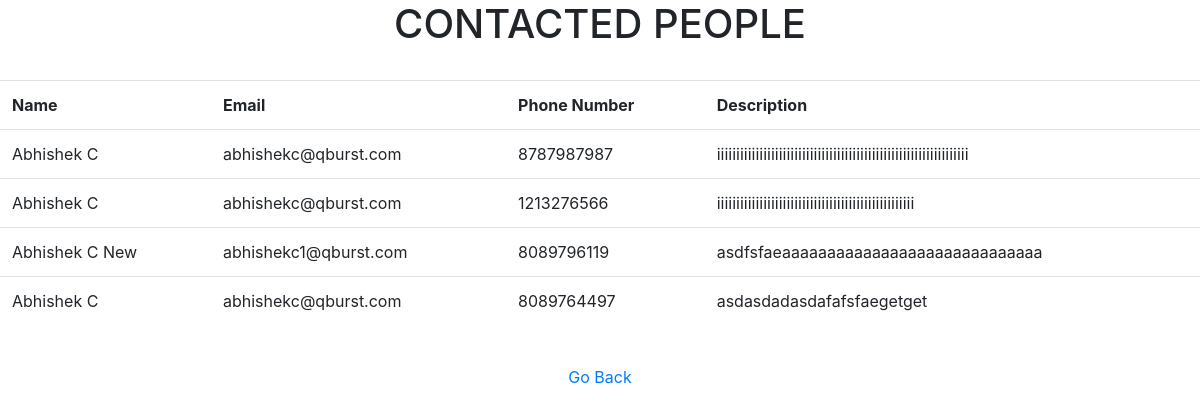
/show/, run on an earlier commit of the app's database.
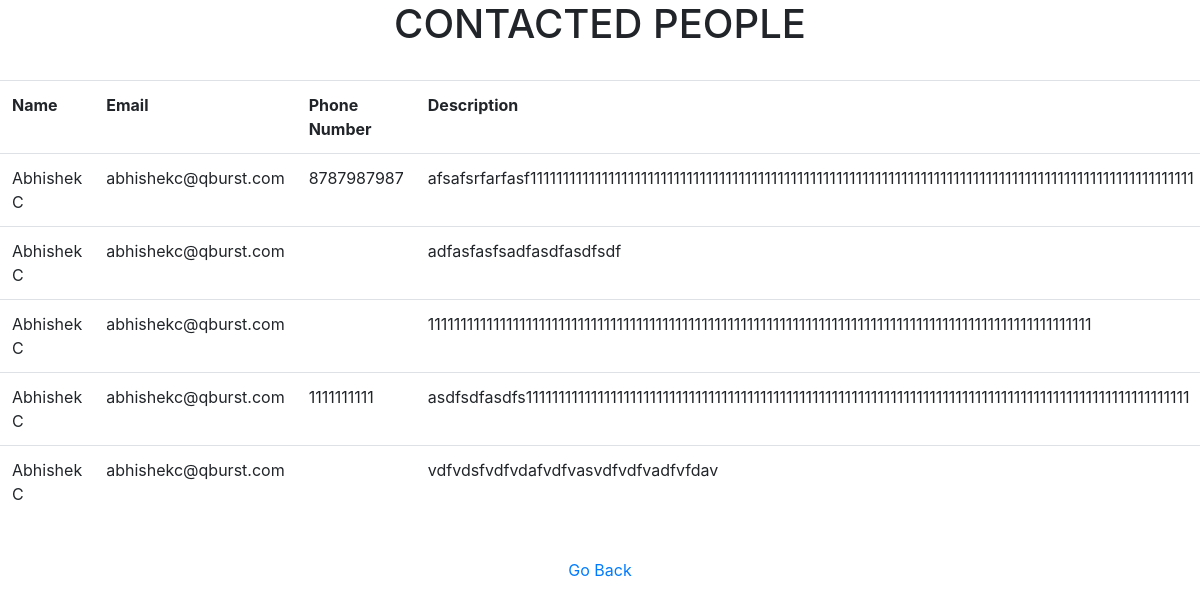
And on a later commit of the database.
### contactus/models.py (models this page shows, shortened)
class ContactUs(models.Model):
    name=models.CharField(max_length=100)
    email=models.EmailField()
    phoneno=models.CharField(max_length=11, blank=True, null=True)
    description=models.TextField(max_length=200)

### contactus/views.py (the view)
# urls.py: path('show/', views.show, name="show"),
def show(request):
    contactus = ContactUs.objects.all
    return render(request, 'contactus/show.html', {'contactus': contactus})

### contactus/templates/contactus/show.html (shortened to what this page needs)
{% load static %}
<!DOCTYPE html>
<html lang="en">
  <head>
    <link rel="stylesheet" href="https://cdn.jsdelivr.net/npm/bootstrap@4.5.3/dist/css/bootstrap.min.css">
    <link rel="stylesheet" href="{%static 'contactus/styles.css'%}" />
  </head>
  <body>
    <h1 style="text-align: center;">CONTACTED PEOPLE</h1>
    <br>
    <table class="table">
      <tr>
        <th>Name</th>
        <th>Email</th>
        <th>Phone Number</th>
        <th>Description</th>
      </tr>
      {% for contact in contactus %}
      <tr>
        <td>{{contact.name}}</td>
        <td>{{contact.email}}</td>
        <td>{{contact.phoneno}}</td>
        <td>{{contact.description}}</td>
      </tr>
      {% endfor %}
    </table>
    <br />
    <p style="text-align: center;">
      <a href="{%url 'index'%}">Go Back</a>
    </p>
  </body>
</html>

### contactus/static/contactus/styles.css (style rules this page uses)
h1 { text-align: center; }

What changed in the data, as far as the page shows it:
removed ContactUs: name "Abhishek C", email "abhishekc@qburst.com", phoneno "8787987987", description "iiiiiiiiiiiiiiiiiiiiiiiiiiiiiiiiiiiiiiiiiiiiiiiiiiiiiiiiiiiiiiiii"
removed ContactUs: name "Abhishek C", email "abhishekc@qburst.com", phoneno "1213276566", description "iiiiiiiiiiiiiiiiiiiiiiiiiiiiiiiiiiiiiiiiiiiiiiiiiii"
removed ContactUs: name "Abhishek C New", email "abhishekc1@qburst.com", phoneno "8089796119", description "asdfsfaeaaaaaaaaaaaaaaaaaaaaaaaaaaaaa"
removed ContactUs: name "Abhishek C", email "abhishekc@qburst.com", phoneno "8089764497", description "asdasdadasdafafsfaegetget"
added ContactUs: name "Abhishek C", email "abhishekc@qburst.com", phoneno "8787987987", description "afsafsrfarfasf111111111111111111111111111111111111111111111111111111111111111111111111111111111111111111111111111111"
added ContactUs: name "Abhishek C", email "abhishekc@qburst.com", description "adfasfasfsadfasdfasdfsdf"
added ContactUs: name "Abhishek C", email "abhishekc@qburst.com", description "111111111111111111111111111111111111111111111111111111111111111111111111111111111111111111111111111111"
added ContactUs: name "Abhishek C", email "abhishekc@qburst.com", phoneno "1111111111", description "asdfsdfasdfs111111111111111111111111111111111111111111111111111111111111111111111111111111111111111111111111111111"
added ContactUs: name "Abhishek C", email "abhishekc@qburst.com", description "vdfvdsfvdfvdafvdfvasvdfvdfvadfvfdav"
